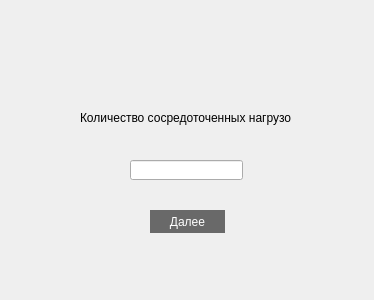
<?xml version="1.0" encoding="UTF-8"?>
<ui version="4.0">
 <class>Count_NagruzkaS</class>
 <widget class="QDialog" name="Count_NagruzkaS">
  <property name="geometry">
   <rect>
    <x>0</x>
    <y>0</y>
    <width>374</width>
    <height>300</height>
   </rect>
  </property>
  <property name="windowTitle">
   <string>Dialog</string>
  </property>
  <widget class="QPushButton" name="pushButton">
   <property name="geometry">
    <rect>
     <x>150</x>
     <y>210</y>
     <width>75</width>
     <height>23</height>
    </rect>
   </property>
   <property name="styleSheet">
    <string notr="true"> font: 12pt &quot;Times New Roman&quot;;
 color:white;
background: #696969;;
border: 2px solid #696969;
border-radius: 12px; /* Радиус закругленых углов кнопки */</string>
   </property>
   <property name="text">
    <string>Далее</string>
   </property>
  </widget>
  <widget class="QLineEdit" name="lineEdit">
   <property name="geometry">
    <rect>
     <x>130</x>
     <y>160</y>
     <width>113</width>
     <height>20</height>
    </rect>
   </property>
  </widget>
  <widget class="QLabel" name="label">
   <property name="geometry">
    <rect>
     <x>80</x>
     <y>110</y>
     <width>211</width>
     <height>16</height>
    </rect>
   </property>
   <property name="text">
    <string>Количество сосредоточенных нагрузок</string>
   </property>
  </widget>
 </widget>
 <resources/>
 <connections/>
</ui>
